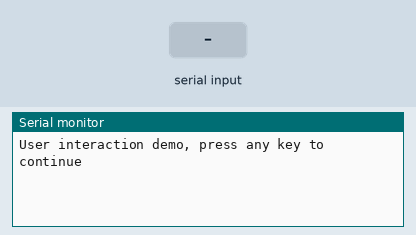
A sketch run on a simulated Arduino Uno, built with avr-gcc and run on an emulated ATmega328P. Shown: the last lines printed to the serial monitor. Inputs (shaded band) come from the test bench.

Above: at 1.2 s.
1.3 s: "90,45,200\n" received over Serial
At 2.5 s:
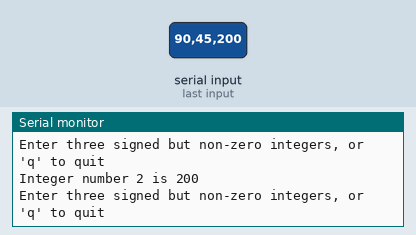
2.8 s: "30,150,10\n" received over Serial
At 4.4 s:
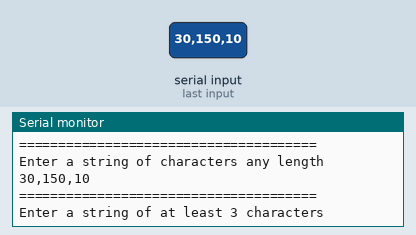
5.3 s: "90,45\n" received over Serial
At 6.4 s:
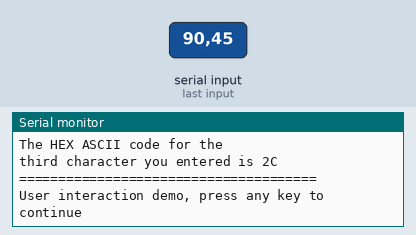

The sketch:

userInteractionDemo.ino
```cpp
//  User Interaction Demo
//  Demonstrate various ways of interacting with a serial monitor user
//  Matthew R. Stein  March, 2018

//  integer read from user
int userInt;

// String read from user

String userString;

//  character array read from user

char userArray[30];


void setup() {
  // Set up the serial port, baud rate argument can be changed
  // to others supported by serial monitor
  Serial.begin(9600);
}

void loop() {
  //  Prompting the user
  Serial.println("User interaction demo, press any key to continue");

  //  Waiting for the user to type any key
  //  This loop does nothing until the user types any key or keys and presses enter

  while (Serial.available() == 0) {
    delay(20);  //Seems to work better when delaying a tiny bit between reads
  }
  //  Now, read and ignore all characters from the serial monitor
  while (Serial.available() > 0) {
    Serial.read();  //  Ignoring the returned value just empties the queue of characters

  }
  Serial.println("======================================");
  // Get an valid integer from the user
  Serial.println("Enter a signed but non-zero integer");

  while (Serial.available() == 0) {
    delay(20);  //Seems to work better when delaying a tiny bit between reads
  }
  userInt = Serial.parseInt();
  if (userInt == 0) {
    Serial.println("You did not enter a valid integer or entered zero.");
    Serial.println("The parseInt method cannot handle zero as an integer");
  } else {
    Serial.print("Thanks, you entered: ");
    Serial.println(userInt);
  }
  Serial.println("======================================");
  // Insist on getting three valid integers from the user but let user
  // quit the process by typing 'q' or 'Q'
  int intCount = 0;
  while (intCount < 3) {
    Serial.println("Enter three signed but non-zero integers, or 'q' to quit");

    while (Serial.available() == 0) {
      delay(20);  //Seems to work better when delaying a tiny bit between reads
    }
    // peek looks at the first character but does not consume it.  If the user
    // typed 3567 then reading the first character would consume the '3' and
    // parseInt would then incorrectly return 567
    if (Serial.peek() == 'q' || Serial.peek() == 'Q') {
      //  Now, read and ignore all characters from the serial monitor
      //  Allows user to type qzw134ks5 and still quit without leaving zw134ks5
      //  in the buffer for the next read
      while (Serial.available() > 0) {
        Serial.read();  //  Ignoring the returned value just empties the queue of characters
      }
      Serial.println("OK, quitting");
      intCount = 3;
    } else {
      userInt = Serial.parseInt();
      intCount++;
      if (userInt == 0) {
        Serial.println("You did not enter a valid integer or entered zero.");
      } else {
        Serial.print("Integer number ");Serial.print(intCount);Serial.print(" is ");
        Serial.println(userInt);
      }
    }
  }
  Serial.println("======================================");
  //  Get a String object from the user and convert it to uppercase
  Serial.println("Enter a string of characters any length");
  while (Serial.available() == 0) {
    delay(20);  //Seems to work better when delaying a tiny bit between reads
  }
  userString = Serial.readString();
  userString.toUpperCase();
  Serial.println(userString);
  Serial.println("======================================");
  //  Get a string and store in an array of characters
  Serial.println("Enter a string of at least 3 characters");

  while (Serial.available() == 0) {
    delay(20);  //Seems to work better when delaying a tiny bit between reads
  }
  //  The 30 is the MAX length to read, limited by the size of your array
  //  the returned value inputLen is the number of characters actually read
  int inputLen = Serial.readBytesUntil('\n', userArray, 30);
  //  Do not read more than 30 bytes but read until the "newline" or "\n", produced when the
  //  user pressed enter.  Serial.available() would not have returned non-zero unless
  //  there are characters available, might as well read them all
  Serial.print("You entered "); Serial.print(inputLen); Serial.println(" characters");

  if (inputLen > 2) {
    Serial.println("The HEX ASCII code for the");
    Serial.print("third character you entered is ");
    Serial.println(userArray[2], HEX);
    // Note the index starts at 0 so index of 2 is the third character
  } else {
    Serial.println("Shame on you, I asked you to enter 3 characters");
  }
  Serial.println("======================================");
}
```

Measured:
- after the input at 1.3 s, the serial monitor: prints a new line at once (image 1)
- after the input at 2.8 s, the serial monitor: prints a new line after 1.0 s (image 2)
- after the input at 5.3 s, the serial monitor: prints a new line at once (image 3)
